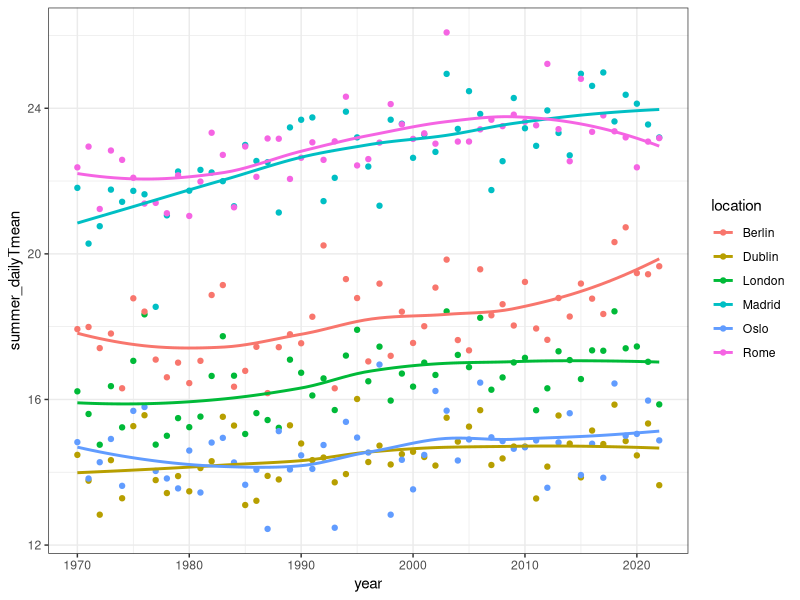
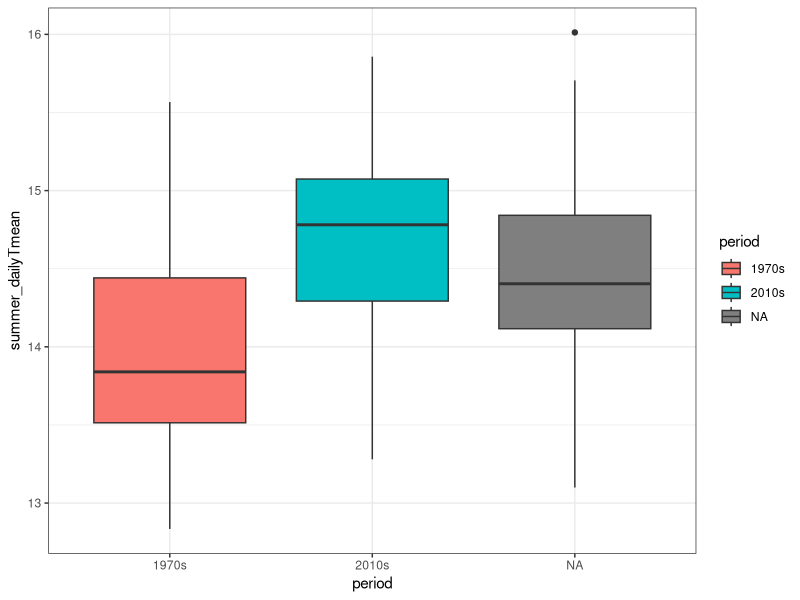
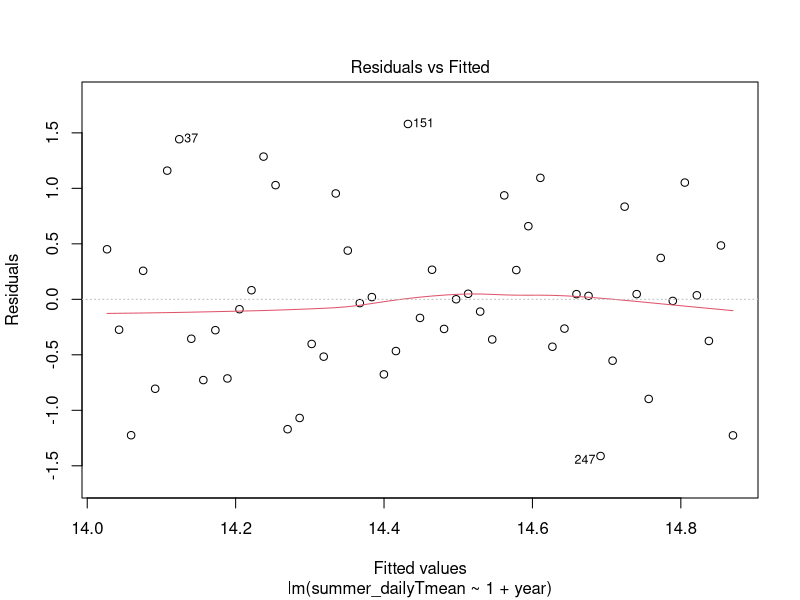
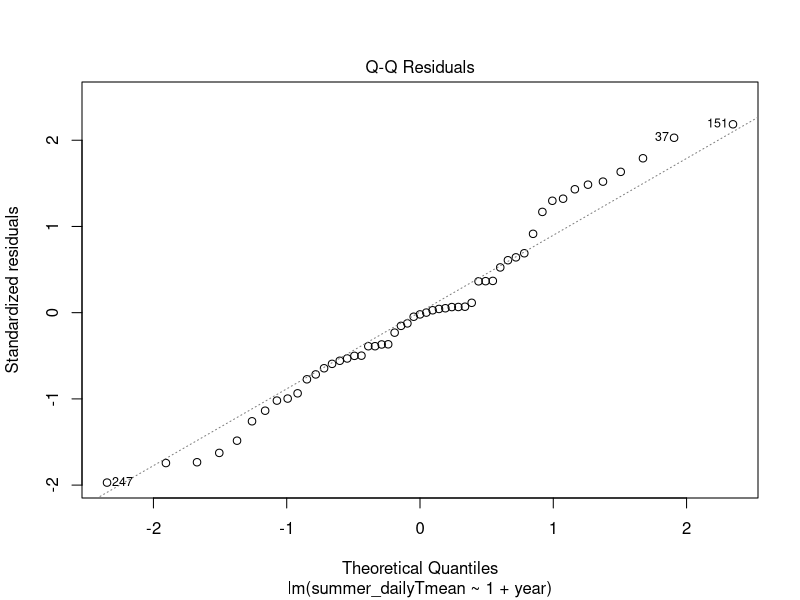
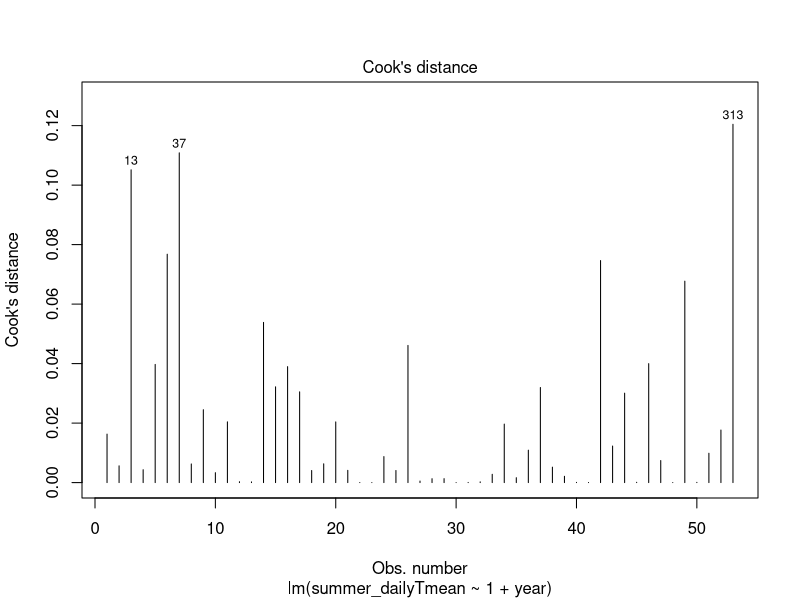

The R source for these figures, in order:
## ---- chunk 1
# Import climate data for six European cities for the period 1970-2022
climate = read.table('climate_change.csv', 
                     sep=',', 
                     header=TRUE)
## ---- chunk 2
# Look at first 6 lines of the imported data
head(climate)
## ---- chunk 3
# A summary of the data
summary(climate)
## ---- chunk 4
# The structure of the data
str(climate)
## ---- chunk 5
# Make sure location is a factor
climate$location = as.factor(climate$location)
## ---- chunk 6
# Define two time periods
climate$period = NA
climate$period[climate$year>=1970 & climate$year<1980] = "1970s"
climate$period[climate$year>=2010 & climate$year<2020] = "2010s"
climate$period = as.factor(climate$period)
## ---- chunk 7
dublin_climate = subset(climate, location=="Dublin")
## ---- chunk 8
library(ggplot2)

# Plot mean temperature for the six locations
ggplot(data=climate,
       aes(x=year,
           y=summer_dailyTmean,
           colour=location)) +
  geom_point() + 
  geom_smooth(se=FALSE) + 
  theme_bw()
## ---- chunk 9
# Plot mean temperature for the six locations
ggplot(data=dublin_climate,
       aes(x=period,
           y=summer_dailyTmean,
           fill=period)) +
  geom_boxplot() + 
  theme_bw()
## ---- chunk 10
# Fit a linear regression model for mean daily temperature in Dublin
m_dublin = lm(summer_dailyTmean~1+year, 
              data=dublin_climate)
## ---- chunk 11
# Ptot a residual versus fitted
plot(m_dublin, which=1)
## ---- chunk 12
# Plot a residual versus fitted
plot(m_dublin, which=2)
## ---- chunk 13
# Plot a leverage plot showing Cook's distance
plot(m_dublin, which=4)
## ---- chunk 14
# Fit the null model
m_null = lm(summer_dailyTmean~1, 
              data=dublin_climate)
## ---- chunk 15
anova(m_null, m_dublin)
